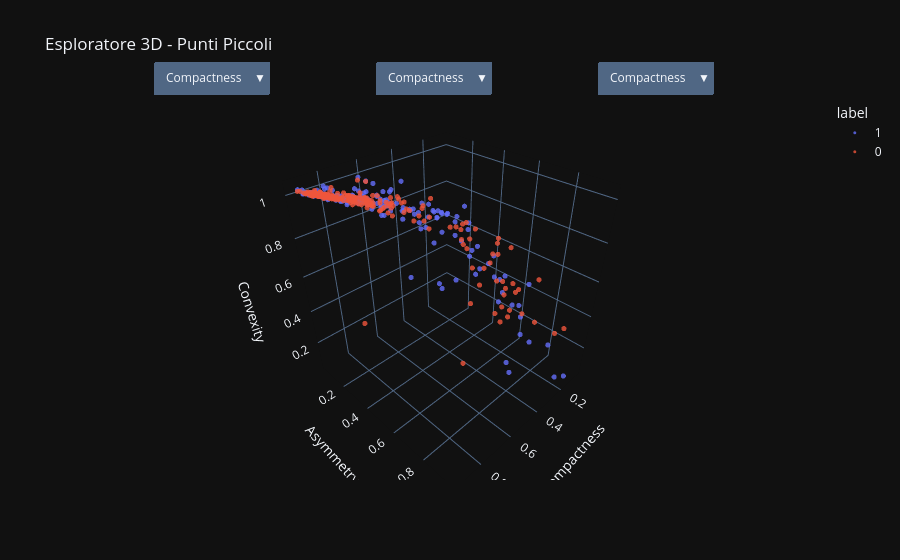

Here is the notebook cell this chart was saved with:
### Code cell
import plotly.express as px


df['label'] = df['label'].astype(str) 

features = ["Compactness", "Asymmetry", "Convexity", "Multicolor", "Hue_Var", "Sat_Var", "Val_Var", "Hue_Entropy"]

fig = px.scatter_3d(
    df, 
    x="Compactness", 
    y="Asymmetry", 
    z="Convexity",
    color="label",
    opacity=0.8,
    template="plotly_dark",
    title="Esploratore 3D - Punti Piccoli"
)


fig.update_traces(marker=dict(size=3, line=dict(width=0))) 

def create_buttons(axis_name):
    return [
        dict(
            method="restyle",
            args=[{axis_name: [df[f]]}],
            label=f
        ) for f in features
    ]

fig.update_layout(
    updatemenus=[
        dict(buttons=create_buttons("x"), direction="down", x=0.1, xanchor="left", y=1.1, yanchor="top"),
        dict(buttons=create_buttons("y"), direction="down", x=0.4, xanchor="left", y=1.1, yanchor="top"),
        dict(buttons=create_buttons("z"), direction="down", x=0.7, xanchor="left", y=1.1, yanchor="top")
    ]
)

fig.show()

### Figure 1 — Plotly figure (JSON) as saved in the notebook; plotly's stock layout.template omitted (floating-point values rounded to 4 significant figures; data arrays with more than 128 entries replaced by an {"elided": "..."} marker saying what was removed)
{"data": [{"hovertemplate": "label=1<br>Compactness=%{x}<br>Asymmetry=%{y}<br>Convexity=%{z}<extra></extra>", "legendgroup": "1", "marker": {"color": "#636efa", "line": {"width": 0}, "opacity": 0.8, "size": 3, "symbol": "circle"}, "mode": "markers", "name": "1", "scene": "scene", "showlegend": true, "type": "scatter3d", "x": {"elided": "208 float values"}, "y": {"elided": "208 float values"}, "z": {"elided": "208 float values"}}, {"hovertemplate": "label=0<br>Compactness=%{x}<br>Asymmetry=%{y}<br>Convexity=%{z}<extra></extra>", "legendgroup": "0", "marker": {"color": "#EF553B", "line": {"width": 0}, "opacity": 0.8, "size": 3, "symbol": "circle"}, "mode": "markers", "name": "0", "scene": "scene", "showlegend": true, "type": "scatter3d", "x": {"elided": "213 float values"}, "y": {"elided": "213 float values"}, "z": {"elided": "213 float values"}}], "layout": {"legend": {"title": {"text": "label"}, "tracegroupgap": 0}, "scene": {"domain": {"x": [0, 1], "y": [0, 1]}, "xaxis": {"title": {"text": "Compactness"}}, "yaxis": {"title": {"text": "Asymmetry"}}, "zaxis": {"title": {"text": "Convexity"}}}, "title": {"text": "Esploratore 3D - Punti Piccoli"}, "updatemenus": [{"buttons": [{"args": [{"x": {"elided": "1x421 float values"}}], "label": "Compactness", "method": "restyle"}, {"args": [{"x": {"elided": "1x421 float values"}}], "label": "Asymmetry", "method": "restyle"}, {"args": [{"x": {"elided": "1x421 float values"}}], "label": "Convexity", "method": "restyle"}, {"args": [{"x": {"elided": "1x421 float values"}}], "label": "Multicolor", "method": "restyle"}, {"args": [{"x": {"elided": "1x421 float values"}}], "label": "Hue_Var", "method": "restyle"}, {"args": [{"x": {"elided": "1x421 float values"}}], "label": "Sat_Var", "method": "restyle"}, {"args": [{"x": {"elided": "1x421 float values"}}], "label": "Val_Var", "method": "restyle"}, {"args": [{"x": {"elided": "1x421 float values"}}], "label": "Hue_Entropy", "method": "restyle"}], "direction": "down", "x": 0.1, "xanchor": "left", "y": 1.1, "yanchor": "top"}, {"buttons": [{"args": [{"y": {"elided": "1x421 float values"}}], "label": "Compactness", "method": "restyle"}, {"args": [{"y": {"elided": "1x421 float values"}}], "label": "Asymmetry", "method": "restyle"}, {"args": [{"y": {"elided": "1x421 float values"}}], "label": "Convexity", "method": "restyle"}, {"args": [{"y": {"elided": "1x421 float values"}}], "label": "Multicolor", "method": "restyle"}, {"args": [{"y": {"elided": "1x421 float values"}}], "label": "Hue_Var", "method": "restyle"}, {"args": [{"y": {"elided": "1x421 float values"}}], "label": "Sat_Var", "method": "restyle"}, {"args": [{"y": {"elided": "1x421 float values"}}], "label": "Val_Var", "method": "restyle"}, {"args": [{"y": {"elided": "1x421 float values"}}], "label": "Hue_Entropy", "method": "restyle"}], "direction": "down", "x": 0.4, "xanchor": "left", "y": 1.1, "yanchor": "top"}, {"buttons": [{"args": [{"z": {"elided": "1x421 float values"}}], "label": "Compactness", "method": "restyle"}, {"args": [{"z": {"elided": "1x421 float values"}}], "label": "Asymmetry", "method": "restyle"}, {"args": [{"z": {"elided": "1x421 float values"}}], "label": "Convexity", "method": "restyle"}, {"args": [{"z": {"elided": "1x421 float values"}}], "label": "Multicolor", "method": "restyle"}, {"args": [{"z": {"elided": "1x421 float values"}}], "label": "Hue_Var", "method": "restyle"}, {"args": [{"z": {"elided": "1x421 float values"}}], "label": "Sat_Var", "method": "restyle"}, {"args": [{"z": {"elided": "1x421 float values"}}], "label": "Val_Var", "method": "restyle"}, {"args": [{"z": {"elided": "1x421 float values"}}], "label": "Hue_Entropy", "method": "restyle"}], "direction": "down", "x": 0.7, "xanchor": "left", "y": 1.1, "yanchor": "top"}]}}
